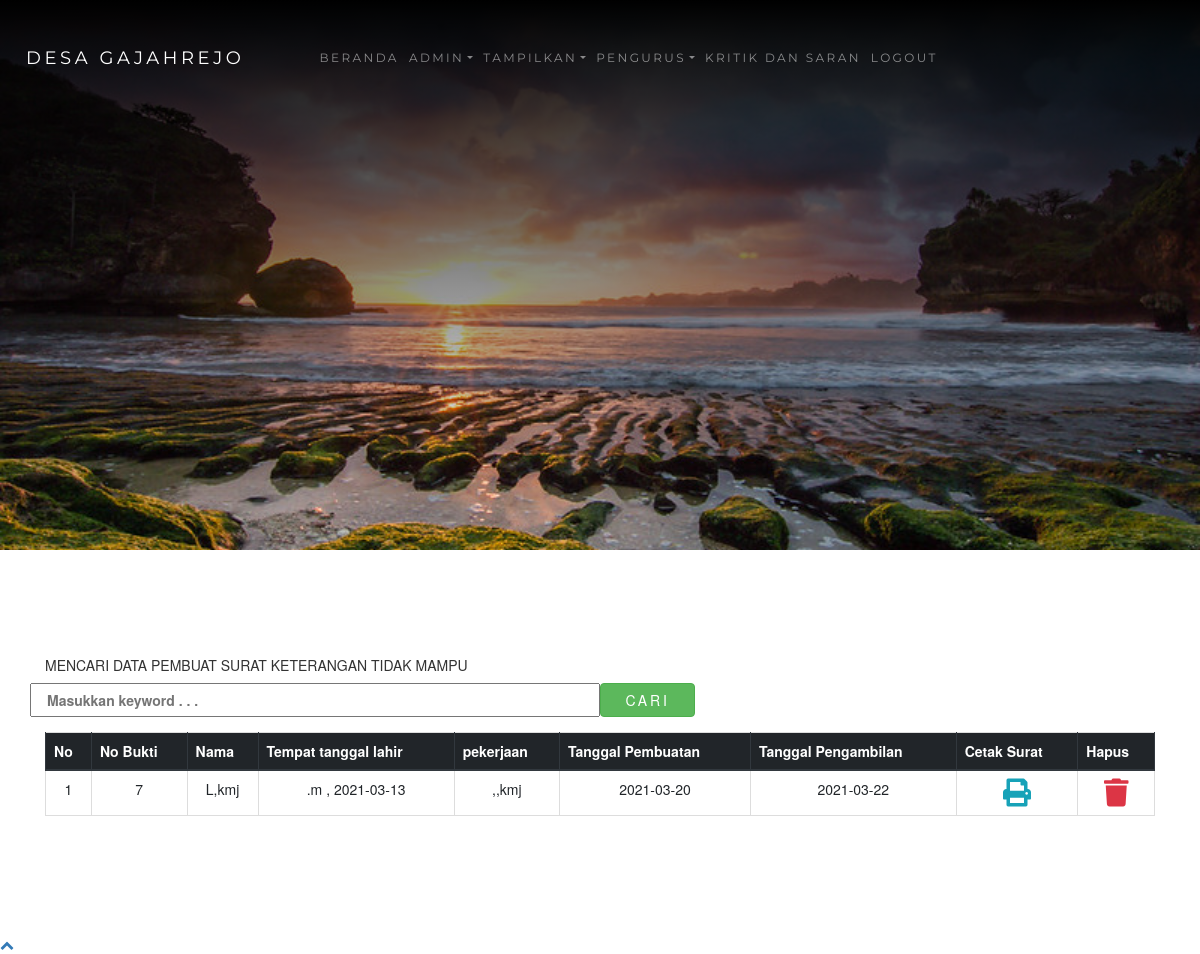
/admin.php?halaman=mampu (signed in), run on the app's committed database.
### tables this page shows
CREATE TABLE `mampu` (
  `id` int(11) NOT NULL,
  `nama` varchar(300) NOT NULL,
  `nik` varchar(100) NOT NULL,
  `tempat_lahir` varchar(100) NOT NULL,
  `tgl_lahir` date NOT NULL,
  `jenis_kelamin` enum('L','P','','') NOT NULL,
  `agama` varchar(300) NOT NULL,
  `status_perkawinan` varchar(100) NOT NULL,
  `pekerjaan` varchar(100) NOT NULL,
  `rt` varchar(5) NOT NULL,
  `rw` varchar(5) NOT NULL,
  `desa` varchar(100) NOT NULL,
  `kecamatan` varchar(100) NOT NULL,
  `kabupaten` varchar(100) NOT NULL,
  `keperluan` varchar(300) NOT NULL,
  `tgl_buat` date NOT NULL,
  `tgl_ambil` date NOT NULL
);

### functions.php (called while the page is built, shortened)
<?php
$conn = mysqli_connect("localhost", "root", "", "ta_web");
function query($query)
{
    global $conn;
    $result = mysqli_query($conn, $query);
    $rows = [];
    while ($row = mysqli_fetch_assoc($result)) {
        $rows[] = $row;
    }
    return $rows;
}

### pembuat_mampu.php (the view, shortened to what this page needs)
<?php
require 'functions.php';
$mampu = query("SELECT * FROM mampu ORDER BY id DESC");
?>
<!DOCTYPE html>
<html lang="en">
<head>
</head>
<body>
    <div class="inner-page">
        <div class="slider-item" style="background-image: url('images/bg_admin.jpg');">
            <div class="container">
                <div class="row slider-text align-items-center justify-content-center">
                </div>
            </div>
        </div>
    </div>
    <section class="section blog">
        <div class="container">
            <form action="" method="post">
                <div class="form-group row font-weight-bold text-uppercase">
                    <h5 class="col-sm-12">Mencari data pembuat surat keterangan tidak mampu</h5>
                    <input type="text" class="col-sm-6" placeholder="Masukkan keyword . . ." name="keyword" id="keyword" autocomplete="off">
                    <button type="submit" class="col-sm-1 btn btn-success" name="cari">Cari</button>
                </div>
            </form>
            <table class="table table-bordered text-center">
                <thead class="thead-dark">
                    <tr class="text-center">
                        <th>No</th>
                        <th>No Bukti</th>
                        <th>Nama</th>
                        <th>Tempat tanggal lahir</th>
                        <th>pekerjaan</th>
                        <th>Tanggal Pembuatan</th>
                        <th>Tanggal Pengambilan</th>
                        <th>Cetak Surat</th>
                        <th>Hapus</th>
                    </tr>
                </thead>
                <?php $i = 1; ?>
                <tbody>
                    <?php foreach ($mampu as $row) : ?>
                        <tr>
                            <td><?= $i; ?></td>
                            <td><?= $row["id"] ?></td>
                            <td><?= $row["nama"] ?></td>
                            <td><?= $row["tempat_lahir"] ?> , <?= $row["tgl_lahir"] ?></td>
                            <td><?= $row["pekerjaan"] ?></td>
                            <td><?= $row["tgl_buat"] ?></td>
                            <td><?= $row["tgl_ambil"] ?></td>
                            <td><a href="cetak_mampu.php?id=<?= $row["id"]; ?>" target="_blank" i class="fas fa-print text-info fa-2x"></i></a></td>
                            <td><a href="hapus.php?id=<?= $row["id"]; ?>&hapus=mampu" onclick="return confirm('Mau dihapus ?')"><i class="fas fa-trash text-danger fa-2x"></i></a></td>
                        </tr>
                        <?php $i++; ?>
                    <?php endforeach; ?>
                </tbody>
            </table>
        </div>
    </section>
</body>
</html>

### data on the page
mampu: id "7", nama "L,kmj", tempat_lahir ".m", tgl_lahir "2021-03-13", pekerjaan ",,kmj", tgl_buat "2021-03-20", tgl_ambil "2021-03-22"
